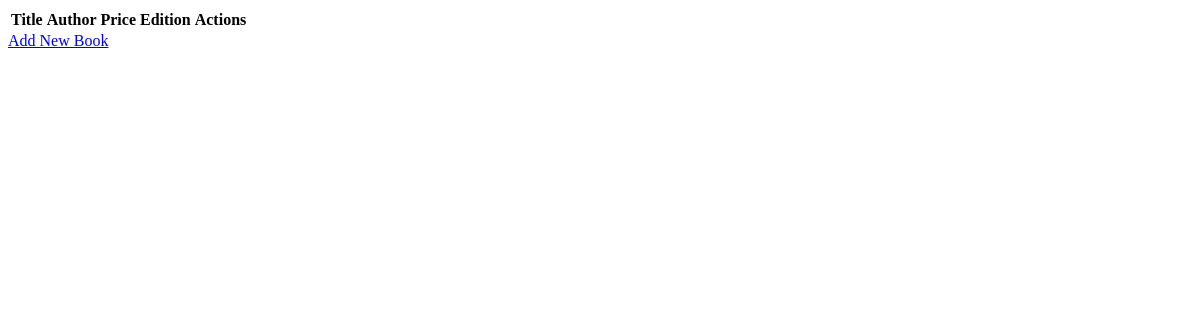
Before: /books/lab10_part1/listbooks10 with the older database file.
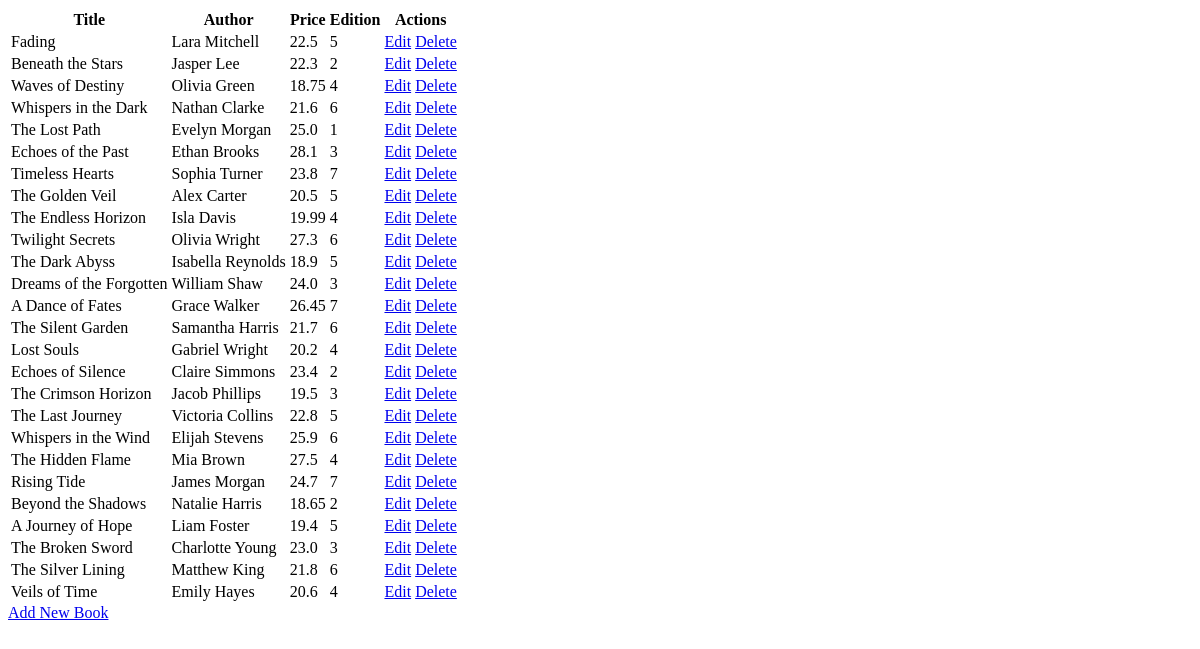
After: the same page with the newer database file.
### apps/bookmodule/models.py (models this page shows)
class Book(models.Model):
    title = models.CharField(max_length=50)
    author = models.CharField(max_length=50)
    price = models.FloatField(default=0.0)
    edition = models.SmallIntegerField(default=1)

### apps/bookmodule/views.py (the view)
# urls.py: path('lab10_part1/listbooks10', views.list_books10, name='listbooks10'),
def list_books10(request):
    books = Book.objects.all()
    return render(request, 'list_books10.html', {'books': books})

### apps/bookmodule/templates/list_books10.html
<table>
    <thead>
        <tr>
            <th>Title</th>
            <th>Author</th>
            <th>Price</th>
            <th>Edition</th>
            <th>Actions</th>
        </tr>
    </thead>
    <tbody>
        {% for book in books %}
        <tr>
            <td>{{ book.title }}</td>
            <td>{{ book.author }}</td>
            <td>{{ book.price }}</td>
            <td>{{ book.edition }}</td>
            <td>
                <a href="{% url 'editbook10' book.id %}">Edit</a>
                <a href="{% url 'deletebook10' book.id %}">Delete</a>
            </td>
        </tr>
        {% endfor %}
    </tbody>
</table>
<a href="{% url 'addbook10' %}">Add New Book</a>

Changed rows visible on the page:
added Book: title "Fading", author "Lara Mitchell", price "22.5", edition "5"
added Book: title "Beneath the Stars", author "Jasper Lee", price "22.3", edition "2"
added Book: title "Waves of Destiny", author "Olivia Green", price "18.75", edition "4"
added Book: title "Whispers in the Dark", author "Nathan Clarke", price "21.6", edition "6"
added Book: title "The Lost Path", author "Evelyn Morgan", price "25.0", edition "1"
added Book: title "Echoes of the Past", author "Ethan Brooks", price "28.1", edition "3"
added Book: title "Timeless Hearts", author "Sophia Turner", price "23.8", edition "7"
added Book: title "The Golden Veil", author "Alex Carter", price "20.5", edition "5"
added Book: title "The Endless Horizon", author "Isla Davis", price "19.99", edition "4"
added Book: title "Twilight Secrets", author "Olivia Wright", price "27.3", edition "6"
added Book: title "The Dark Abyss", author "Isabella Reynolds", price "18.9", edition "5"
added Book: title "Dreams of the Forgotten", author "William Shaw", price "24.0", edition "3"
added Book: title "A Dance of Fates", author "Grace Walker", price "26.45", edition "7"
added Book: title "The Silent Garden", author "Samantha Harris", price "21.7", edition "6"
added Book: title "Lost Souls", author "Gabriel Wright", price "20.2", edition "4"
added Book: title "Echoes of Silence", author "Claire Simmons", price "23.4", edition "2"
added Book: title "The Crimson Horizon", author "Jacob Phillips", price "19.5", edition "3"
added Book: title "The Last Journey", author "Victoria Collins", price "22.8", edition "5"
added Book: title "Whispers in the Wind", author "Elijah Stevens", price "25.9", edition "6"
added Book: title "The Hidden Flame", author "Mia Brown", price "27.5", edition "4"
added Book: title "Rising Tide", author "James Morgan", price "24.7", edition "7"
added Book: title "Beyond the Shadows", author "Natalie Harris", price "18.65", edition "2"
added Book: title "A Journey of Hope", author "Liam Foster", price "19.4", edition "5"
added Book: title "The Broken Sword", author "Charlotte Young", price "23.0", edition "3"
added Book: title "The Silver Lining", author "Matthew King", price "21.8", edition "6"
added Book: title "Veils of Time", author "Emily Hayes", price "20.6", edition "4"
